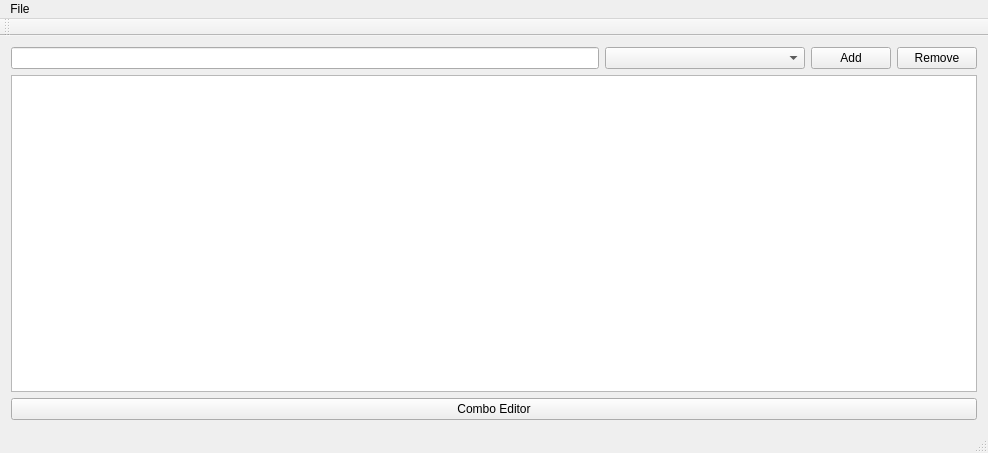
<?xml version="1.0" encoding="UTF-8"?>
<ui version="4.0">
 <class>DeckEditorWindow</class>
 <widget class="QMainWindow" name="DeckEditorWindow">
  <property name="geometry">
   <rect>
    <x>0</x>
    <y>0</y>
    <width>988</width>
    <height>453</height>
   </rect>
  </property>
  <property name="windowTitle">
   <string>DeckEditorWindow</string>
  </property>
  <property name="windowIcon">
   <iconset>
    <normaloff>gwentcalc.ico</normaloff>gwentcalc.ico</iconset>
  </property>
  <widget class="QWidget" name="centralWidget">
   <layout class="QGridLayout" name="gridLayout">
    <item row="0" column="0">
     <widget class="QLineEdit" name="cardSelectionLineEdit"/>
    </item>
    <item row="0" column="1">
     <layout class="QHBoxLayout" name="horizontalLayout_2">
      <item>
       <widget class="QComboBox" name="cardSelectionComboBox">
        <property name="enabled">
         <bool>true</bool>
        </property>
        <property name="minimumSize">
         <size>
          <width>200</width>
          <height>0</height>
         </size>
        </property>
        <property name="editable">
         <bool>false</bool>
        </property>
       </widget>
      </item>
      <item>
       <layout class="QHBoxLayout" name="horizontalLayout">
        <item>
         <widget class="QPushButton" name="addPushButton">
          <property name="text">
           <string>Add</string>
          </property>
         </widget>
        </item>
        <item>
         <widget class="QPushButton" name="removePushButton">
          <property name="text">
           <string>Remove</string>
          </property>
         </widget>
        </item>
       </layout>
      </item>
     </layout>
    </item>
    <item row="1" column="0" colspan="2">
     <widget class="QTableWidget" name="deckTableWidget">
      <property name="sortingEnabled">
       <bool>true</bool>
      </property>
     </widget>
    </item>
    <item row="2" column="0" colspan="2">
     <widget class="QPushButton" name="spawnComboWindowButton">
      <property name="text">
       <string>Combo Editor</string>
      </property>
     </widget>
    </item>
   </layout>
  </widget>
  <widget class="QMenuBar" name="menuBar">
   <property name="geometry">
    <rect>
     <x>0</x>
     <y>0</y>
     <width>988</width>
     <height>20</height>
    </rect>
   </property>
   <widget class="QMenu" name="menuFile">
    <property name="title">
     <string>File</string>
    </property>
    <addaction name="actionNew_deck"/>
    <addaction name="actionOpen_deck"/>
    <addaction name="actionSave_deck"/>
    <addaction name="actionSave_deck_as"/>
   </widget>
   <addaction name="menuFile"/>
  </widget>
  <widget class="QToolBar" name="mainToolBar">
   <attribute name="toolBarArea">
    <enum>TopToolBarArea</enum>
   </attribute>
   <attribute name="toolBarBreak">
    <bool>false</bool>
   </attribute>
  </widget>
  <widget class="QStatusBar" name="statusBar"/>
  <action name="actionOpen_deck">
   <property name="text">
    <string>Open deck...</string>
   </property>
  </action>
  <action name="actionSave_deck">
   <property name="text">
    <string>Save deck...</string>
   </property>
  </action>
  <action name="actionSave_deck_as">
   <property name="text">
    <string>Save deck as...</string>
   </property>
  </action>
  <action name="actionNew_deck">
   <property name="text">
    <string>New deck...</string>
   </property>
  </action>
 </widget>
 <layoutdefault spacing="6" margin="11"/>
 <resources/>
 <connections/>
</ui>
